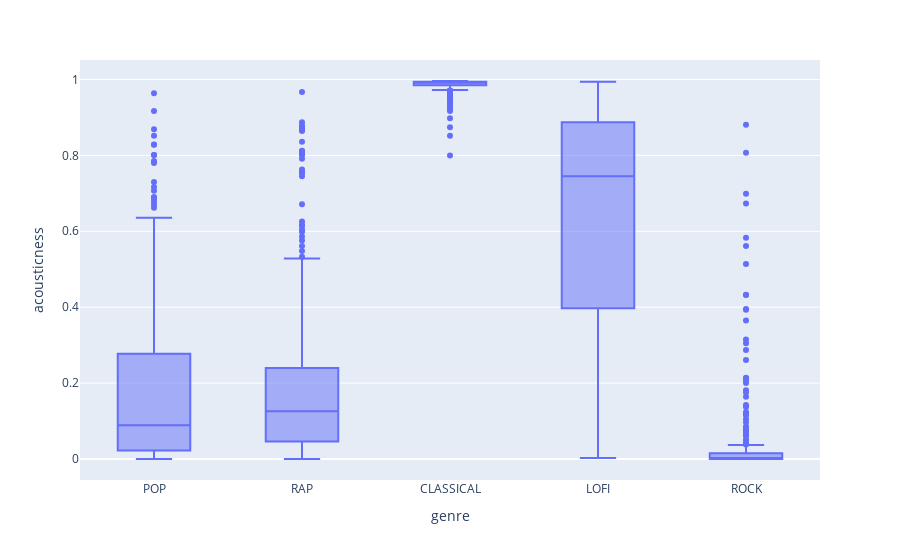

Notebook source saved alongside this figure:
### Markdown cell above
acousticness

### Code cell
px.box(genre_df, x='genre', y='acousticness')

### Figure 1 — Plotly figure (JSON) as saved in the notebook; plotly's stock layout.template omitted (floating-point values rounded to 4 significant figures; data arrays with more than 128 entries replaced by an {"elided": "..."} marker saying what was removed)
{"data": [{"alignmentgroup": "True", "hovertemplate": "genre=%{x}<br>acousticness=%{y}<extra></extra>", "legendgroup": "", "marker": {"color": "#636efa"}, "name": "", "notched": false, "offsetgroup": "", "orientation": "v", "showlegend": false, "type": "box", "x": {"elided": "1337 str values"}, "x0": " ", "xaxis": "x", "y": {"elided": "1337 float values"}, "y0": " ", "yaxis": "y"}], "layout": {"boxmode": "group", "legend": {"tracegroupgap": 0}, "margin": {"t": 60}, "xaxis": {"anchor": "y", "domain": [0, 1], "title": {"text": "genre"}}, "yaxis": {"anchor": "x", "domain": [0, 1], "title": {"text": "acousticness"}}}}
